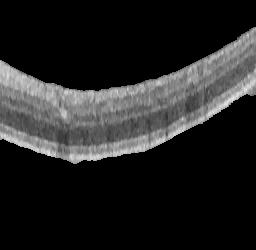
%> input picture img1.jpg, 256 x 250 px
$ octave test.m   (GNU Octave 9; MATLAB toolbox functions it lacks are replaced by stand-ins)
%> lines starting %> are read from the running program, lines starting %| are printed output that depends on the picture
### layers/find_percentile.m
function values = find_percentile(hist)

    mode = {};
    mins = {};
    points = zeros(1,10);
    hist = hist./sum(hist);
    cum_sum = cumsum(hist);
    for i=1:10;
      values(i)=find(cum_sum<0.1*i,1,'last');
    end

end

### test.m
%Learn Percentile Points from give Images
img = {};
presicion = 256;
start_lim = 2;
end_lim =255;

img{1} = imread('img1.jpg');
img{2} = imread('img2.jpg');
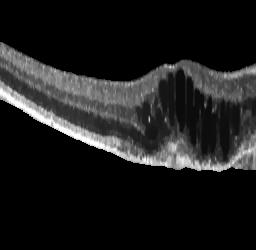
%> input picture img2.jpg, 256 x 250 px
img{3} = imread('img3.jpg');
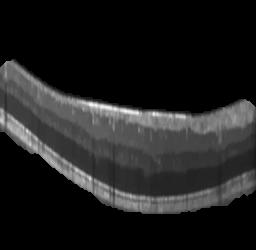
%> input picture img3.jpg, 256 x 250 px
img{4} = imread('img4.jpg');
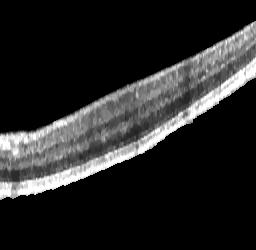
%> input picture img4.jpg, 256 x 250 px

hist = {};
for i=1:size(img,2)
    hist{i} = imhist(img{i},presicion);
    hist{i}(1)=0;
end
%> this loop made 4 passes
%> after the loop, hist = 4 items

points = {};
values = zeros(1,10);

for i =1:size(hist,2)
    points{i} = find_percentile(hist{i});
end
%> after the loop, points = {[75 89 101 114 126 136 147 160 178 256], [13 24 41 56 75 92 108 128 168 256], [37 48 56 67 75 86 99 116 136 249], [51 75 93 109 125 141 164 199 237 255]}


for i =1:size(hist,2)
    function_value = find_percentile(hist{i});
%> (the run ends here)
